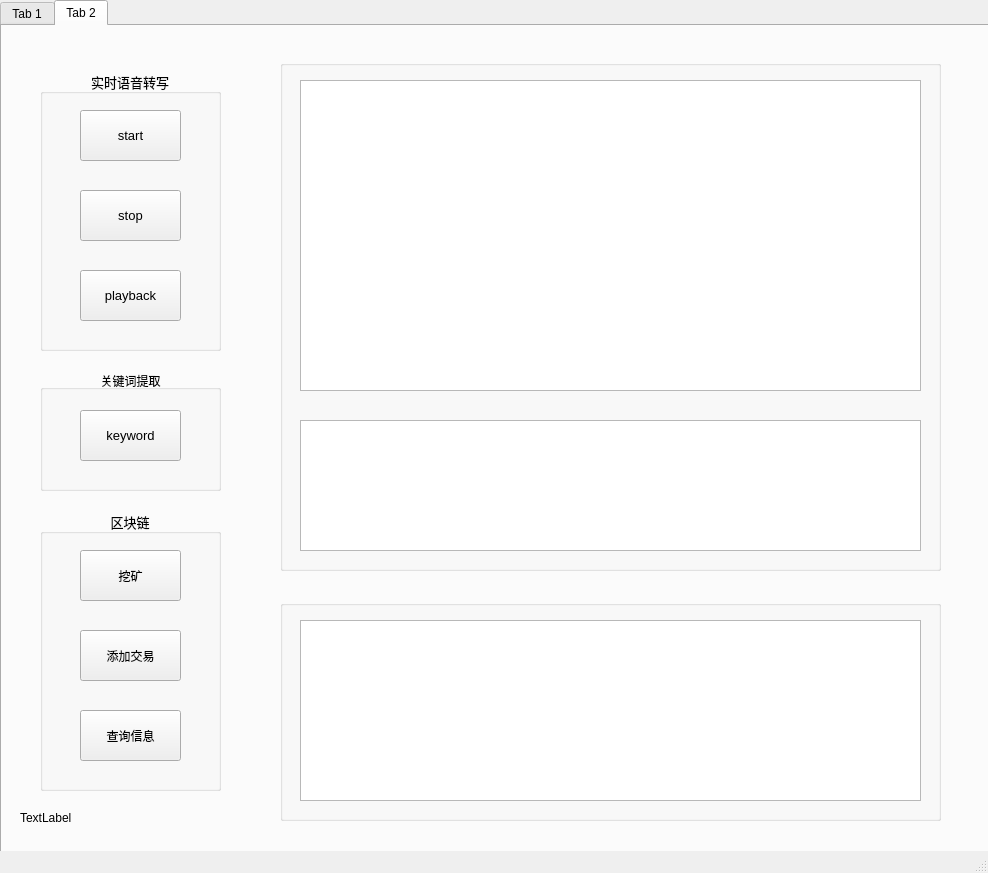
<?xml version="1.0" encoding="UTF-8"?>
<ui version="4.0">
 <class>MainWindow</class>
 <widget class="QMainWindow" name="MainWindow">
  <property name="geometry">
   <rect>
    <x>0</x>
    <y>0</y>
    <width>988</width>
    <height>873</height>
   </rect>
  </property>
  <property name="windowTitle">
   <string>MainWindow</string>
  </property>
  <widget class="QWidget" name="centralwidget">
   <widget class="QTabWidget" name="tabWidget">
    <property name="geometry">
     <rect>
      <x>0</x>
      <y>0</y>
      <width>1121</width>
      <height>861</height>
     </rect>
    </property>
    <property name="styleSheet">
     <string notr="true">font: 75 11pt &quot;Arial&quot;;
background-image:url(.jpg)</string>
    </property>
    <property name="currentIndex">
     <number>1</number>
    </property>
    <widget class="QWidget" name="tab">
     <attribute name="title">
      <string>Tab 1</string>
     </attribute>
    </widget>
    <widget class="QWidget" name="tab_2">
     <attribute name="title">
      <string>Tab 2</string>
     </attribute>
    </widget>
   </widget>
   <widget class="QGroupBox" name="groupBox">
    <property name="geometry">
     <rect>
      <x>280</x>
      <y>60</y>
      <width>661</width>
      <height>511</height>
     </rect>
    </property>
    <property name="title">
     <string/>
    </property>
    <widget class="QTextBrowser" name="sentence_box">
     <property name="geometry">
      <rect>
       <x>20</x>
       <y>20</y>
       <width>621</width>
       <height>311</height>
      </rect>
     </property>
     <property name="font">
      <font>
       <family>Arial</family>
       <pointsize>11</pointsize>
       <weight>50</weight>
       <italic>false</italic>
       <bold>false</bold>
      </font>
     </property>
     <property name="readOnly">
      <bool>false</bool>
     </property>
     <property name="html">
      <string>&lt;!DOCTYPE HTML PUBLIC &quot;-//W3C//DTD HTML 4.0//EN&quot; &quot;http://www.w3.org/TR/REC-html40/strict.dtd&quot;&gt;
&lt;html&gt;&lt;head&gt;&lt;meta name=&quot;qrichtext&quot; content=&quot;1&quot; /&gt;&lt;style type=&quot;text/css&quot;&gt;
p, li { white-space: pre-wrap; }
&lt;/style&gt;&lt;/head&gt;&lt;body style=&quot; font-family:'Arial'; font-size:11pt; font-weight:400; font-style:normal;&quot;&gt;
&lt;p style=&quot;-qt-paragraph-type:empty; margin-top:0px; margin-bottom:0px; margin-left:0px; margin-right:0px; -qt-block-indent:0; text-indent:0px; font-family:'SimSun'; font-size:12pt;&quot;&gt;&lt;br /&gt;&lt;/p&gt;&lt;/body&gt;&lt;/html&gt;</string>
     </property>
    </widget>
    <widget class="QTextBrowser" name="keyword_box">
     <property name="geometry">
      <rect>
       <x>20</x>
       <y>360</y>
       <width>621</width>
       <height>131</height>
      </rect>
     </property>
     <property name="html">
      <string>&lt;!DOCTYPE HTML PUBLIC &quot;-//W3C//DTD HTML 4.0//EN&quot; &quot;http://www.w3.org/TR/REC-html40/strict.dtd&quot;&gt;
&lt;html&gt;&lt;head&gt;&lt;meta name=&quot;qrichtext&quot; content=&quot;1&quot; /&gt;&lt;style type=&quot;text/css&quot;&gt;
p, li { white-space: pre-wrap; }
&lt;/style&gt;&lt;/head&gt;&lt;body style=&quot; font-family:'SimSun'; font-size:9pt; font-weight:400; font-style:normal;&quot;&gt;
&lt;p style=&quot;-qt-paragraph-type:empty; margin-top:0px; margin-bottom:0px; margin-left:0px; margin-right:0px; -qt-block-indent:0; text-indent:0px; font-size:12pt;&quot;&gt;&lt;br /&gt;&lt;/p&gt;&lt;/body&gt;&lt;/html&gt;</string>
     </property>
    </widget>
   </widget>
   <widget class="QGroupBox" name="groupBox_1">
    <property name="geometry">
     <rect>
      <x>40</x>
      <y>370</y>
      <width>181</width>
      <height>121</height>
     </rect>
    </property>
    <property name="styleSheet">
     <string notr="true">font: 10pt &quot;黑体&quot;;</string>
    </property>
    <property name="title">
     <string>关键词提取</string>
    </property>
    <property name="alignment">
     <set>Qt::AlignCenter</set>
    </property>
   </widget>
   <widget class="QGroupBox" name="groupBox_2">
    <property name="geometry">
     <rect>
      <x>280</x>
      <y>600</y>
      <width>661</width>
      <height>221</height>
     </rect>
    </property>
    <property name="title">
     <string/>
    </property>
   </widget>
   <widget class="QGroupBox" name="groupBox_3">
    <property name="geometry">
     <rect>
      <x>40</x>
      <y>510</y>
      <width>181</width>
      <height>281</height>
     </rect>
    </property>
    <property name="font">
     <font>
      <family>黑体</family>
      <pointsize>10</pointsize>
      <weight>50</weight>
      <italic>false</italic>
      <bold>false</bold>
     </font>
    </property>
    <property name="styleSheet">
     <string notr="true">font: 10pt &quot;黑体&quot;;</string>
    </property>
    <property name="title">
     <string>区块链</string>
    </property>
    <property name="alignment">
     <set>Qt::AlignCenter</set>
    </property>
    <widget class="QPushButton" name="mine_but">
     <property name="geometry">
      <rect>
       <x>40</x>
       <y>40</y>
       <width>101</width>
       <height>51</height>
      </rect>
     </property>
     <property name="font">
      <font>
       <family>黑体</family>
       <pointsize>9</pointsize>
       <weight>50</weight>
       <italic>false</italic>
       <bold>false</bold>
      </font>
     </property>
     <property name="styleSheet">
      <string notr="true">font: 9pt &quot;黑体&quot;;
</string>
     </property>
     <property name="text">
      <string>挖矿</string>
     </property>
    </widget>
    <widget class="QPushButton" name="add_but">
     <property name="geometry">
      <rect>
       <x>40</x>
       <y>120</y>
       <width>101</width>
       <height>51</height>
      </rect>
     </property>
     <property name="font">
      <font>
       <family>黑体</family>
       <pointsize>9</pointsize>
       <weight>50</weight>
       <italic>false</italic>
       <bold>false</bold>
      </font>
     </property>
     <property name="styleSheet">
      <string notr="true">font: 9pt &quot;黑体&quot;;</string>
     </property>
     <property name="text">
      <string>添加交易</string>
     </property>
    </widget>
    <widget class="QPushButton" name="inquire_but">
     <property name="geometry">
      <rect>
       <x>40</x>
       <y>200</y>
       <width>101</width>
       <height>51</height>
      </rect>
     </property>
     <property name="font">
      <font>
       <family>黑体</family>
       <pointsize>9</pointsize>
       <weight>50</weight>
       <italic>false</italic>
       <bold>false</bold>
      </font>
     </property>
     <property name="styleSheet">
      <string notr="true">font: 9pt &quot;黑体&quot;;</string>
     </property>
     <property name="text">
      <string>查询信息</string>
     </property>
    </widget>
   </widget>
   <widget class="QLabel" name="status_label_3">
    <property name="geometry">
     <rect>
      <x>20</x>
      <y>810</y>
      <width>161</width>
      <height>16</height>
     </rect>
    </property>
    <property name="font">
     <font>
      <family>Arial</family>
      <pointsize>9</pointsize>
      <weight>50</weight>
      <italic>false</italic>
      <bold>false</bold>
     </font>
    </property>
    <property name="styleSheet">
     <string notr="true">font: 9pt &quot;Arial&quot;;</string>
    </property>
    <property name="text">
     <string>TextLabel</string>
    </property>
   </widget>
   <widget class="QTextBrowser" name="blockchain_box">
    <property name="geometry">
     <rect>
      <x>300</x>
      <y>620</y>
      <width>621</width>
      <height>181</height>
     </rect>
    </property>
   </widget>
   <widget class="QGroupBox" name="groupBox_4">
    <property name="geometry">
     <rect>
      <x>40</x>
      <y>70</y>
      <width>181</width>
      <height>281</height>
     </rect>
    </property>
    <property name="font">
     <font>
      <family>黑体</family>
      <pointsize>10</pointsize>
      <weight>50</weight>
      <italic>false</italic>
      <bold>false</bold>
     </font>
    </property>
    <property name="styleSheet">
     <string notr="true">font: 10pt &quot;黑体&quot;;</string>
    </property>
    <property name="title">
     <string>实时语音转写</string>
    </property>
    <property name="alignment">
     <set>Qt::AlignCenter</set>
    </property>
    <widget class="QPushButton" name="start_but">
     <property name="geometry">
      <rect>
       <x>40</x>
       <y>40</y>
       <width>101</width>
       <height>51</height>
      </rect>
     </property>
     <property name="font">
      <font>
       <family>Arial</family>
       <pointsize>10</pointsize>
       <weight>50</weight>
       <italic>false</italic>
       <bold>false</bold>
      </font>
     </property>
     <property name="styleSheet">
      <string notr="true">font: 10pt &quot;Arial&quot;;
</string>
     </property>
     <property name="text">
      <string>start</string>
     </property>
    </widget>
    <widget class="QPushButton" name="stop_but">
     <property name="geometry">
      <rect>
       <x>40</x>
       <y>120</y>
       <width>101</width>
       <height>51</height>
      </rect>
     </property>
     <property name="font">
      <font>
       <family>Arial</family>
       <pointsize>10</pointsize>
       <weight>50</weight>
       <italic>false</italic>
       <bold>false</bold>
      </font>
     </property>
     <property name="styleSheet">
      <string notr="true">font: 10pt &quot;Arial&quot;;</string>
     </property>
     <property name="text">
      <string>stop</string>
     </property>
    </widget>
    <widget class="QPushButton" name="play_but">
     <property name="geometry">
      <rect>
       <x>40</x>
       <y>200</y>
       <width>101</width>
       <height>51</height>
      </rect>
     </property>
     <property name="font">
      <font>
       <family>Arial</family>
       <pointsize>10</pointsize>
       <weight>50</weight>
       <italic>false</italic>
       <bold>false</bold>
      </font>
     </property>
     <property name="styleSheet">
      <string notr="true">font: 10pt &quot;Arial&quot;;</string>
     </property>
     <property name="text">
      <string>playback</string>
     </property>
    </widget>
   </widget>
   <widget class="QPushButton" name="keyword_but">
    <property name="geometry">
     <rect>
      <x>80</x>
      <y>410</y>
      <width>101</width>
      <height>51</height>
     </rect>
    </property>
    <property name="font">
     <font>
      <family>Arial</family>
      <pointsize>10</pointsize>
      <weight>50</weight>
      <italic>false</italic>
      <bold>false</bold>
     </font>
    </property>
    <property name="styleSheet">
     <string notr="true">font: 10pt &quot;Arial&quot;;</string>
    </property>
    <property name="text">
     <string>keyword</string>
    </property>
   </widget>
  </widget>
  <widget class="QMenuBar" name="menubar">
   <property name="geometry">
    <rect>
     <x>0</x>
     <y>0</y>
     <width>988</width>
     <height>18</height>
    </rect>
   </property>
  </widget>
  <widget class="QStatusBar" name="statusbar"/>
 </widget>
 <resources/>
 <connections/>
</ui>
